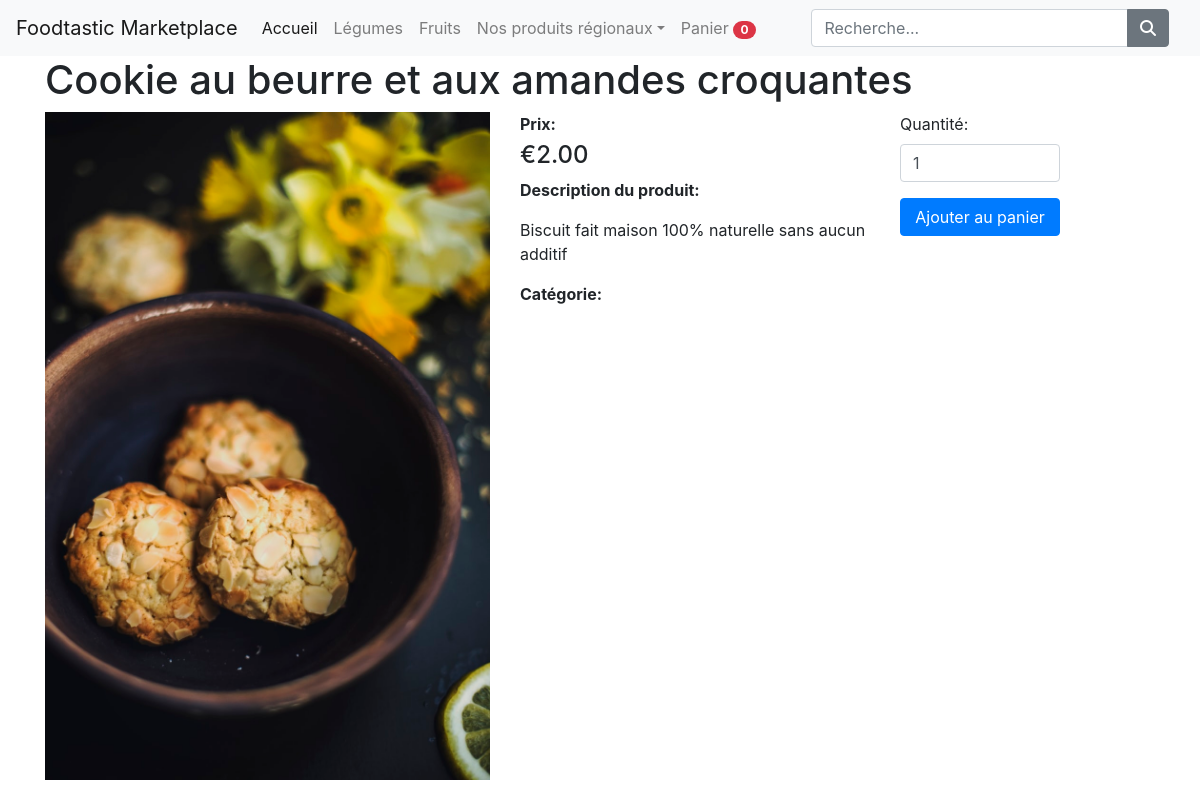
The page /Produit.php?id=38 on the database its author committed.
### tables this page shows
CREATE TABLE `produits` (
  `id` int(11) NOT NULL,
  `nomprod` varchar(512) NOT NULL,
  `description` mediumtext NOT NULL,
  `prixprod` decimal(10,2) NOT NULL,
  `id_categorie` int(11) NOT NULL,
  `nom_categorie` varchar(512) NOT NULL,
  `datecrea` datetime NOT NULL,
  `datemodif` timestamp NOT NULL DEFAULT CURRENT_TIMESTAMP
);

CREATE TABLE `images_produits` (
  `id` int(11) NOT NULL,
  `produit_id` int(11) NOT NULL,
  `nomimgprod` varchar(512) NOT NULL,
  `datecrea` datetime NOT NULL,
  `datemodif` timestamp NOT NULL DEFAULT CURRENT_TIMESTAMP ON UPDATE CURRENT_TIMESTAMP
);

### objets/Produit.php (called while the page is built, shortened)
<?php
class Produit {
    private $conn;
    private $nom_table = "produits";
    public $id;
    public function __construct($db) {
        $this->conn = $db;
    }
    function readOne(): void
    {
        $req = "SELECT
                    nomprod, description, prixprod
                FROM
                    " . $this->nom_table . "
                WHERE
                    id = ?
                LIMIT
                    0,1";
        $decl = $this->conn->prepare($req);
        $this->id = htmlspecialchars(strip_tags($this->id));
        $decl->bindParam(1, $this->id, PDO::PARAM_INT);
        $decl->execute();
        $ligne = $decl->fetch(PDO::FETCH_ASSOC);
        $this->nom = $ligne['nomprod'];
        $this->description = $ligne['description'];
        $this->prix = $ligne['prixprod'];
    }
}

### objets/ImageProduit.php (called while the page is built, shortened)
<?php
class ImageProduit {
    private $conn;
    private string $nom_table = "images_produits";
    public $produit_id;
    public function __construct($db) {
        $this->conn = $db;
    }
    function readByProductId() {
        $req = "SELECT id, produit_id, nomimgprod
                FROM " . $this->nom_table . "
                WHERE produit_id = ?
                ORDER BY nomimgprod ASC";
        $decl = $this->conn->prepare($req);
        $this->produit_id = htmlspecialchars(strip_tags($this->produit_id));
        $decl->bindParam(1, $this->produit_id, PDO::PARAM_INT);
        $decl->execute();
        return $decl;
    }
}

### produit.php (the view, shortened to what this page needs)
<?php
include_once "objets/Produit.php";
include_once "objets/ImageProduit.php";
$bdd = new Bdd();
$db = $bdd->connectoBdd();
$produit = new Produit($db);
$image_produit = new ImageProduit($db);
$id = isset($_GET['id']) ? $_GET['id'] : die('ERREUR: ID manquant.');
$produit->id = $id;
$produit->readOne();
$titre_page = $produit->nom;
$image_produit->produit_id = $id;
include_once 'market_header.php';
 echo "<div class='col-md-5' id='img-produit'>";
    $decl_image_produit = $image_produit->readByProductId();
    $num_image_produit = $decl_image_produit->rowCount();
    if($num_image_produit>0){
        $x=0;
        while ($ligne = $decl_image_produit->fetch(PDO::FETCH_ASSOC)){
            $nom_image_produit = $ligne['nomimgprod'];
            $source="uploads/images/{$nom_image_produit}";
            $affiche_img_produit=$x==0 ? "display-block" : "display-none";
            echo "<a href='{$source}' target='_blank' id='produit-img-{$ligne['id']}' class='produit-img {$affiche_img_produit}'>";
                echo "<img src='{$source}' style='width:100%;' />";
            echo "</a>";
            $x++;
        }
    }else{ echo "Aucune image(s)."; }
echo "</div>";
echo "<div class='col-md-4'>";
    echo "<div class='detail-produit'>Prix:</div>";
    echo "<h4 class='mt-10 description-prix'>&#8364;" . number_format($produit->prix, 2, '.', ',') . "</h4>";
    echo "<div class='detail-produit mb-3'>Description du produit:</div>";
    echo "<div class='mb-3'>";
        $page_description = htmlspecialchars_decode(htmlspecialchars_decode($produit->description));
        echo $page_description;
    echo "</div>";
 echo "<div class='detail-produit mt-3'>Catégorie:</div>";
echo "</div>";
echo "<div class='col-md-2'>";
    if(array_key_exists($id, $_SESSION['panier'])){
        echo "<div class='mb-3'>Ce produit a déja été ajouter à votre panier.</div>";
        echo "<a href='panier.php' class='btn btn-success'> <i class='fas fa-shopping-cart'></i>
            Panier
        </a>";
    }
    else{
        echo "<form class='form-ajt-au-panier'>";
            echo "<div class='mb-2'>Quantité:</div>";
            echo "<input type='number' value='1' class='form-control m-b-10px quantite-panier' min='1' />";
            echo "<button style='width:100%;' type='submit' class='btn btn-primary btn-pill add-to-cart mt-3'>";
                echo "<span class='glyphicon glyphicon-shopping-cart'></span> Ajouter au panier";
            echo "</button>";
        echo "</form>";
    }
echo "</div>";
include_once 'market_footer.php';
?>

### market_header.php (shortened to what this page needs)
<!DOCTYPE html>
<html lang="fr">
<head>
    <link rel="stylesheet" href="https://stackpath.bootstrapcdn.com/bootstrap/4.1.3/css/bootstrap.min.css">
    <link rel="stylesheet" href="https://unpkg.com/@coreui/coreui/dist/css/coreui.min.css">
      <link rel="stylesheet" href="https://cdnjs.cloudflare.com/ajax/libs/animate.css/3.7.2/animate.min.css">
    <link rel="stylesheet" href="css/market.css" />
</head>
<body>
    <?php include 'market_navigation.php'; ?>
    <div class="container">
        <div class="row">
        <div class="col-md-12">
            <div class="page-header">
                <h1><?php echo isset($titre_page) ? $titre_page : "Boutique - Foodtastic"; ?></h1>
            </div>
        </div>

### css/market.css (style rules this page uses)
.detail-produit { font-weight: bold; margin: 0 0 5px 0; }

### rows shown on the page
produits: nomprod "Cookie au beurre et aux amandes croquantes", prixprod "2.00", description "Biscuit fait maison 100% naturelle sans aucun additif"
images_produits: nomimgprod (picture)

### other values the page prints
$compte_panier "0"
